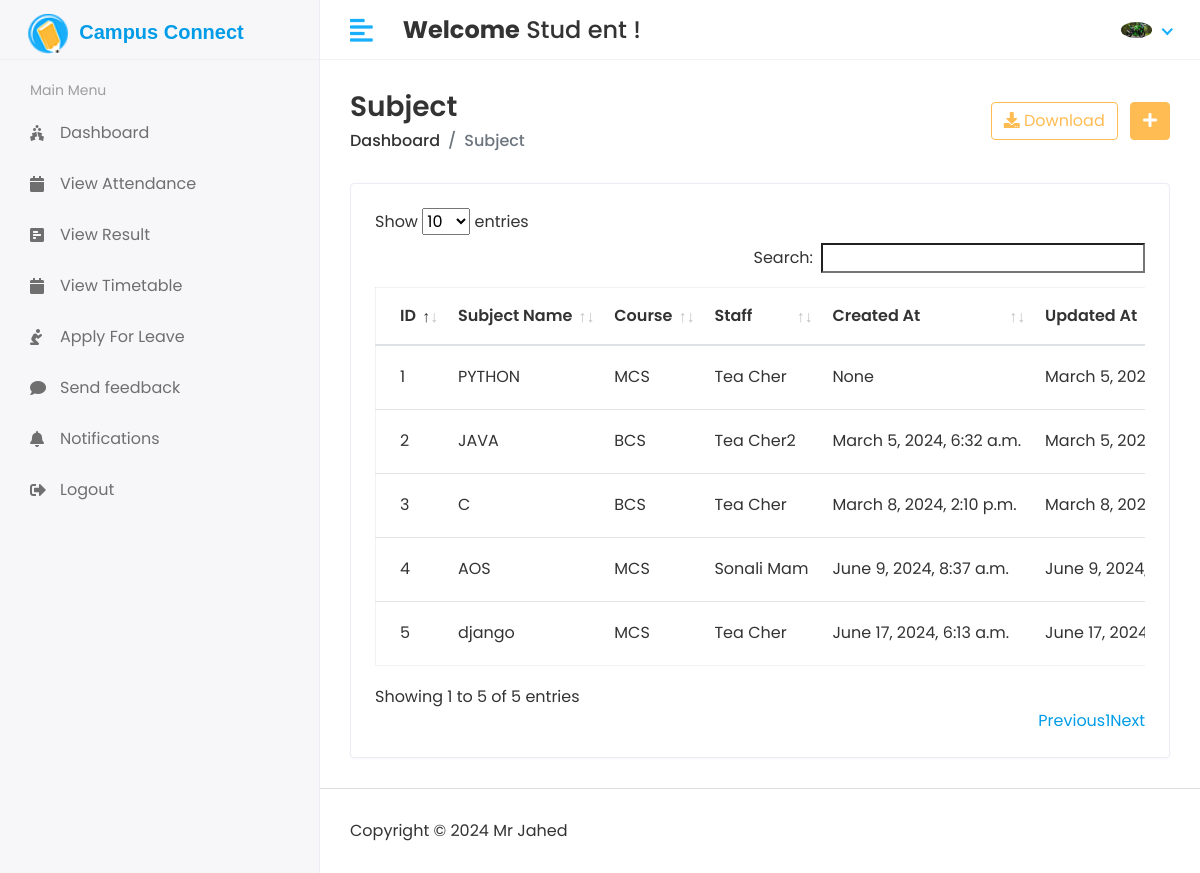
The page /Hod/Subject/View (signed in) on the database its author committed.
### app/models.py (models this page shows, shortened)
class CustomUser(AbstractUser):
    USER = (
        (1,'HOD'),
        (2,'STAFF'),
        (3,'STUDENT')
    )
    user_type = models.CharField(choices=USER, max_length=50, default=1)
    profile_pic = models.ImageField(upload_to='media/profile_pic')

class Subject(models.Model):
    name = models.CharField(max_length=100)
    course = models.ForeignKey(Course,on_delete=models.CASCADE)
    staff = models.ForeignKey(Staff,on_delete=models.CASCADE)
    created_at = models.DateTimeField(auto_now_add=True,null=True)
    updated_at = models.DateTimeField(auto_now=True)

class Course(models.Model):
    name = models.CharField(max_length=100)
    created_at = models.DateTimeField(auto_now_add=True)
    updated_at = models.DateTimeField(auto_now=True)
    def __str__(self):          # It is to Display Actual name and Not Object Values
        return self.name

class Staff(models.Model):                                    # Django creates id field automatically
    admin = models.OneToOneField(CustomUser, on_delete=models.CASCADE)  # One To One Field for Foreign Key   #Form data will be saved in both Student and CustomUser Models
    address = models.TextField()                                       # To Link Studen to CustomUser Model
    gender = models.CharField(max_length=100)
    created_at = models.DateTimeField(auto_now_add=True)
    updated_at = models.DateTimeField(auto_now=True)

### Campus_Connect/Hod_Views.py (the view)
# urls.py: path('Hod/Subject/View', Hod_Views.VIEW_SUBJECT, name='view_subject'),
@login_required(login_url='/')
def VIEW_SUBJECT(request):
    subject = Subject.objects.all()
    context = {
        'subject' : subject,
    }
    return render(request, 'Hod/view_subject.html',context)

### templates/Hod/view_subject.html (shortened to what this page needs)
{% extends 'base.html' %}
{% block content %}
<div class="content container-fluid">
               <div class="page-header">
                  <div class="row align-items-center">
                     <div class="col">
                        <h3 class="page-title">Subject</h3>
                        <ul class="breadcrumb">
                           <li class="breadcrumb-item"><a href="index.html">Dashboard</a></li>
                           <li class="breadcrumb-item active">Subject</li>
                        </ul>
                     </div>
                     <div class="col-auto text-right float-right ml-auto">
                        <a href="#" class="btn btn-outline-primary mr-2"><i class="fas fa-download"></i> Download</a>
                        <a href="add-student.html" class="btn btn-primary"><i class="fas fa-plus"></i></a>
                     </div>
                  </div>
               </div>
               <div class="row">
                  <div class="col-sm-12">
                     <div class="card card-table">
                        <div class="card-body">
                           <div class="table-responsive">
                              <table id="table_id" class="table table-hover table-center mb-0">
                                 <thead>
                                    <tr>
                                       <th>ID</th>
                                       <th>Subject Name</th>
                                       <th>Course</th>
                                       <th>Staff</th>
                                       <th>Created At</th>
                                       <th>Updated At</th>
                                    </tr>
                                 </thead>
                                 <tbody>
                                 {% for i in subject %}
                                    <tr>
                                       <td>{{i.id}}</td>
                                       <td>{{i.name}}</td>
                                       <td>{{i.course}}</td>
                                       <td>{{i.staff.admin.first_name}}&nbsp;{{i.staff.admin.last_name}}</td>
                                       <td>{{i.created_at}}</td>
                                       <td>{{i.updated_at}}</td>
                                    </tr>
                                 {% endfor %}
                                 </tbody>
                              </table>
                           </div>
                        </div>
                     </div>
                  </div>
               </div>
            </div>
{% endblock %}

### templates/Includes/header.html (shortened to what this page needs)
{% load static %}
<div class="header">
            <div class="header-left">
                  <a href="index.html" class="logo mt-2 ml-2">
                     <span style="display: inline-block;">
                        <img src="{% static 'assets/img/favicon.png' %}" alt="Logo" style="display: inline-block; width: 40px; height: 40px;">
                        <h5 style="display: inline-block; margin-left: 7px; font-family: Arial, sans-serif; font-size: 20px; font-weight: bold;">Campus Connect</h5>
                     </span>
                  </a>
            </div>
            <a href="javascript:void(0);" id="toggle_btn">
            <i class="fas fa-align-left"></i>
            </a>
            <div class="top-nav-search mt-3">
               <h4><strong>Welcome</strong>&nbsp;<span>{{user.first_name}} {{user.last_name}}</span>&nbsp;!</h4>
            </div>
            <ul class="nav user-menu">
               <li class="nav-item dropdown noti-dropdown">
                  <a href="#" class="dropdown-toggle nav-link" data-toggle="dropdown">
                  </a>
               </li>
               <li class="nav-item dropdown has-arrow">
                  <a href="#" class="dropdown-toggle nav-link" data-toggle="dropdown">
                     {% if user.profile_pic == '' %}
                        <span class="user-img"><img class="rounded-circle" src="{% static 'assets/img/noimg.jpg' %}" width="31" alt="User Image"></span>
                     {% else %}
                        <span class="user-img"><img class="rounded-circle" src="/{{user.profile_pic}}" width="31" alt="Ryan Taylor"></span>
                     {% endif %}
                  </a>
               </li>
            </ul>
         </div>

### static/assets/css/style.css (style rules this page uses)
html { height: 100%; }
body { background-color: #fff; color: #333; font-family: 'Poppins', sans-serif; font-size: 1rem; height: 100%; line-height: 1.5; overflow-x: hidden; }
h1, h2, h3, h4, h5, h6 { font-family: 'Poppins', sans-serif; margin-top: 0; }
a { color: #009ce7; }
input, button, a { transition: all 0.4s ease; -moz-transition: all 0.4s ease; -o-transition: all 0.4s ease; -ms-transition: all 0.4s ease; -webkit-transition: all 0.4s ease; }
ul, ol { padding: 0px; list-style: none; }
.table { color: #333; max-width: 100%; margin-bottom: 0; width: 100%; }
.table.dataTable { border-collapse: collapse !important; border: 1px solid rgba(0, 0, 0, 0.05); }
.table thead tr th { font-weight: 600; }
.table tbody tr { border-bottom: 1px solid rgba(0, 0, 0, 0.05); }
.table.table-center td, .table.table-center th { vertical-align: middle; }
.card-table .card-body .table > thead > tr > th { border-top: 0; }
.card-table .card-body .table tr td:first-child, .card-table .card-body .table tr th:first-child { padding-left: 1.5rem; }
.card-table .table td, .card-table .table th { border-top: 1px solid #e2e5e8; padding: 1rem 0.75rem; white-space: nowrap; }
.btn-primary { background-color: #FFBC53; border: 1px solid #FFBC53; }
.btn-outline-primary { color: #FFBC53; border-color: #FFBC53; }
.card { border: 1px solid #ececf5; box-shadow: 0 1px 3px 0 rgba(0, 0, 0, 0.03); margin-bottom: 1.875rem; }
.card-body { padding: 1.5rem; }
.header { background-color: #fff; border-bottom: 1px solid #f3f3f4; left: 0; position: fixed; right: 0; top: 0; z-index: 1001; height: 60px; }
.header .header-left { float: left; height: 60px; padding: 0 20px; position: relative; width: 320px; z-index: 1; transition: all 0.2s ease-in-out; background-color: #f7f7fa; border-bottom: 1px solid #efefef; border-right: 1px solid #ececf5; display: flex; align-items: center; }
.header .header-left .logo { display: inline-block; line-height: 60px; }
.header .header-left .logo img { max-height: 40px; width: auto; }
.header .dropdown-toggle:after { display: none; }
.header .has-arrow .dropdown-toggle:after { border-top: 0; border-left: 0; border-bottom: 2px solid #18aefa; border-right: 2px solid #18aefa; content: ''; height: 8px; display: inline-block; pointer-events: none; -webkit-transform-origin: 66% 66%; -ms-transform-origin: 66% 66%; transform-origin: 66% 66%; -webkit-transform: rotate(45deg); -ms-transform: rotate(45deg); transform: rotate(45deg); -webkit-transition: all 0.15s ease-in-out; transition: all 0.15s ease-in-out; width: 8px; vertical-align: 0px; }
.user-menu { float: right; margin: 0; position: relative; z-index: 99; padding-right: 15px; }
.user-menu.nav > li > a { color: #a0a0a0; font-size: 14px; line-height: 58px; padding: 0 15px; height: 60px; }
.user-img { margin-right: 3px; position: relative; }
.top-nav-search { float: left; margin-left: 15px; }
.page-wrapper > .content { padding: 1.875rem 1.875rem 0; }
.page-header { margin-bottom: 1.875rem; }
.page-header .breadcrumb { background-color: transparent; color: #6c757d; font-size: 1rem; font-weight: 500; margin-bottom: 0; padding: 0; }
.page-header .breadcrumb a { color: #333; }
.page-title { font-size: 28px; font-weight: 600; color: #333; margin-bottom: 5px; }
@media (min-width: 992px) { #toggle_btn { align-items: center; color: #18aefa; display: inline-flex; float: left; font-size: 26px; height: 60px; justify-content: center; margin-left: 15px; padding: 0 15px; } }

### rows shown on the page
CustomUser: first_name "Stud", last_name "ent", profile_pic (picture)
Subject: id "1", name "PYTHON", course "MCS", staff.admin.first_name "Tea", staff.admin.last_name "Cher", created_at "None", updated_at "March 5,…"
Subject: id "2", name "JAVA", course "BCS", staff.admin.first_name "Tea", staff.admin.last_name "Cher2", created_at "March 5, 2024, 6:32 a.m.", updated_at "March 5,…"
Subject: id "3", name "C", course "BCS", staff.admin.first_name "Tea", staff.admin.last_name "Cher", created_at "March 8, 2024, 2:10 p.m.", updated_at "March 8,…"
Subject: id "4", name "AOS", course "MCS", staff.admin.first_name "Sonali", staff.admin.last_name "Mam", created_at "June 9, 2024, 8:37 a.m.", updated_at "June 9,…"
Subject: id "5", name "django", course "MCS", staff.admin.first_name "Tea", staff.admin.last_name "Cher", created_at "June 17, 2024, 6:13 a.m.", updated_at "June 17,…"
